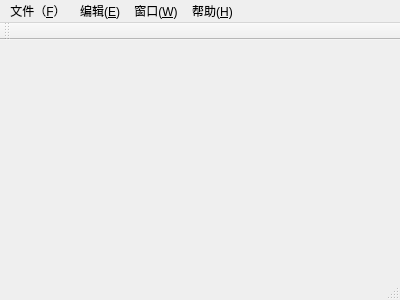
<?xml version="1.0" encoding="UTF-8"?>
<ui version="4.0">
 <class>MainWindow</class>
 <widget class="QMainWindow" name="MainWindow">
  <property name="geometry">
   <rect>
    <x>0</x>
    <y>0</y>
    <width>400</width>
    <height>300</height>
   </rect>
  </property>
  <property name="windowTitle">
   <string>MainWindow</string>
  </property>
  <widget class="QWidget" name="centralWidget"/>
  <widget class="QMenuBar" name="menuBar">
   <property name="geometry">
    <rect>
     <x>0</x>
     <y>0</y>
     <width>400</width>
     <height>23</height>
    </rect>
   </property>
   <widget class="QMenu" name="menu">
    <property name="title">
     <string>文件（&amp;F）</string>
    </property>
    <addaction name="action_new"/>
    <addaction name="action_open"/>
    <addaction name="separator"/>
    <addaction name="action_save"/>
    <addaction name="action_saveas"/>
    <addaction name="separator"/>
    <addaction name="action_exit"/>
   </widget>
   <widget class="QMenu" name="menu_2">
    <property name="title">
     <string>编辑(&amp;E)</string>
    </property>
    <widget class="QMenu" name="menu_S">
     <property name="title">
      <string>编码(&amp;S)</string>
     </property>
     <addaction name="actionGB18030"/>
     <addaction name="actionUTF_8"/>
    </widget>
    <addaction name="action_reduce"/>
    <addaction name="action_undo"/>
    <addaction name="separator"/>
    <addaction name="action_cut"/>
    <addaction name="action_copy"/>
    <addaction name="action_paste"/>
    <addaction name="separator"/>
    <addaction name="menu_S"/>
   </widget>
   <widget class="QMenu" name="menu_W">
    <property name="title">
     <string>窗口(&amp;W)</string>
    </property>
    <addaction name="action_close"/>
    <addaction name="action_closeall"/>
    <addaction name="separator"/>
    <addaction name="action_Tile"/>
    <addaction name="action_Cascade"/>
    <addaction name="separator"/>
    <addaction name="action_Next"/>
    <addaction name="action_Previous"/>
   </widget>
   <widget class="QMenu" name="menu_H">
    <property name="title">
     <string>帮助(&amp;H)</string>
    </property>
    <addaction name="action_About"/>
    <addaction name="action_aboutQT"/>
   </widget>
   <addaction name="menu"/>
   <addaction name="menu_2"/>
   <addaction name="menu_W"/>
   <addaction name="menu_H"/>
  </widget>
  <widget class="QToolBar" name="mainToolBar">
   <attribute name="toolBarArea">
    <enum>TopToolBarArea</enum>
   </attribute>
   <attribute name="toolBarBreak">
    <bool>false</bool>
   </attribute>
  </widget>
  <widget class="QStatusBar" name="statusBar"/>
  <action name="action_new">
   <property name="text">
    <string>新建文件(&amp;N)</string>
   </property>
   <property name="font">
    <font>
     <pointsize>14</pointsize>
    </font>
   </property>
  </action>
  <action name="action_open">
   <property name="text">
    <string>打开文件(&amp;O)</string>
   </property>
  </action>
  <action name="action_save">
   <property name="text">
    <string>保存(&amp;S)</string>
   </property>
  </action>
  <action name="action_saveas">
   <property name="text">
    <string>另存为(&amp;A)</string>
   </property>
  </action>
  <action name="action_exit">
   <property name="text">
    <string>退出(&amp;E)</string>
   </property>
  </action>
  <action name="action_undo">
   <property name="text">
    <string>恢复(&amp;U)</string>
   </property>
  </action>
  <action name="action_cut">
   <property name="text">
    <string>剪贴(&amp;T)</string>
   </property>
  </action>
  <action name="action_copy">
   <property name="text">
    <string>复制(&amp;C)</string>
   </property>
  </action>
  <action name="action_paste">
   <property name="text">
    <string>粘贴(&amp;P)</string>
   </property>
  </action>
  <action name="action_reduce">
   <property name="text">
    <string>撤销(&amp;R)</string>
   </property>
  </action>
  <action name="actionGB18030">
   <property name="text">
    <string>GB18030</string>
   </property>
  </action>
  <action name="actionUTF_8">
   <property name="text">
    <string>UTF-8</string>
   </property>
  </action>
  <action name="action_close">
   <property name="text">
    <string>关闭(&amp;O)</string>
   </property>
  </action>
  <action name="action_closeall">
   <property name="text">
    <string>关闭所有(&amp;A)</string>
   </property>
  </action>
  <action name="action_Tile">
   <property name="text">
    <string>平铺(&amp;T)</string>
   </property>
  </action>
  <action name="action_Cascade">
   <property name="text">
    <string>层叠(&amp;C)</string>
   </property>
  </action>
  <action name="action_Next">
   <property name="text">
    <string>下一个(&amp;N)</string>
   </property>
  </action>
  <action name="action_Previous">
   <property name="text">
    <string>上一个(&amp;P)</string>
   </property>
  </action>
  <action name="action_About">
   <property name="text">
    <string>关于(&amp;A)</string>
   </property>
  </action>
  <action name="action_aboutQT">
   <property name="text">
    <string>关于QT(&amp;Q)</string>
   </property>
  </action>
 </widget>
 <layoutdefault spacing="6" margin="11"/>
 <resources/>
 <connections/>
</ui>
